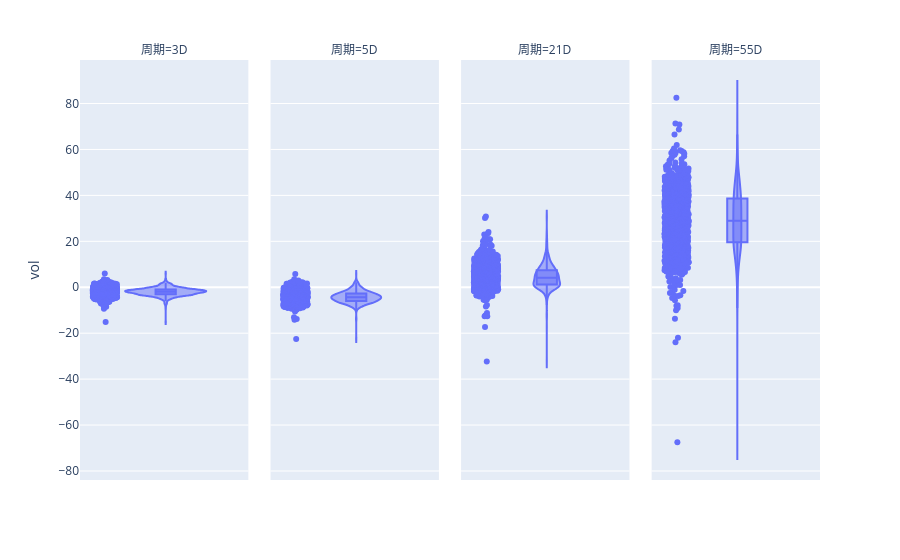

The cell this chart's notebook holds for it:
### Code cell
fig = px.violin(df,y='vol',box=True,points='all',hover_name=df.IndexCode+' : '+df.IndexName,facet_col='周期',facet_col_spacing=0.03,violinmode='overlay')
fig.show()

### Figure 1 — Plotly figure (JSON) as saved in the notebook; plotly's stock layout.template omitted (floating-point values rounded to 4 significant figures; data arrays with more than 128 entries replaced by an {"elided": "..."} marker saying what was removed)
{"data": [{"alignmentgroup": "True", "box": {"visible": true}, "hovertemplate": "<b>%{hovertext}</b><br><br>周期=3D<br>vol=%{y}<extra></extra>", "hovertext": {"elided": "1013 str values"}, "legendgroup": "", "marker": {"color": "#636efa"}, "name": "", "offsetgroup": "", "orientation": "v", "points": "all", "scalegroup": "True", "showlegend": false, "type": "violin", "x0": " ", "xaxis": "x", "y": {"elided": "1013 float values"}, "y0": " ", "yaxis": "y"}, {"alignmentgroup": "True", "box": {"visible": true}, "hovertemplate": "<b>%{hovertext}</b><br><br>周期=5D<br>vol=%{y}<extra></extra>", "hovertext": {"elided": "1013 str values"}, "legendgroup": "", "marker": {"color": "#636efa"}, "name": "", "offsetgroup": "", "orientation": "v", "points": "all", "scalegroup": "True", "showlegend": false, "type": "violin", "x0": " ", "xaxis": "x2", "y": {"elided": "1013 float values"}, "y0": " ", "yaxis": "y2"}, {"alignmentgroup": "True", "box": {"visible": true}, "hovertemplate": "<b>%{hovertext}</b><br><br>周期=21D<br>vol=%{y}<extra></extra>", "hovertext": {"elided": "1013 str values"}, "legendgroup": "", "marker": {"color": "#636efa"}, "name": "", "offsetgroup": "", "orientation": "v", "points": "all", "scalegroup": "True", "showlegend": false, "type": "violin", "x0": " ", "xaxis": "x3", "y": {"elided": "1013 float values"}, "y0": " ", "yaxis": "y3"}, {"alignmentgroup": "True", "box": {"visible": true}, "hovertemplate": "<b>%{hovertext}</b><br><br>周期=55D<br>vol=%{y}<extra></extra>", "hovertext": {"elided": "1013 str values"}, "legendgroup": "", "marker": {"color": "#636efa"}, "name": "", "offsetgroup": "", "orientation": "v", "points": "all", "scalegroup": "True", "showlegend": false, "type": "violin", "x0": " ", "xaxis": "x4", "y": {"elided": "1013 float values"}, "y0": " ", "yaxis": "y4"}], "layout": {"annotations": [{"font": {}, "showarrow": false, "text": "周期=3D", "x": 0.1138, "xanchor": "center", "xref": "paper", "y": 1, "yanchor": "bottom", "yref": "paper"}, {"font": {}, "showarrow": false, "text": "周期=5D", "x": 0.3712, "xanchor": "center", "xref": "paper", "y": 1, "yanchor": "bottom", "yref": "paper"}, {"font": {}, "showarrow": false, "text": "周期=21D", "x": 0.6288, "xanchor": "center", "xref": "paper", "y": 1, "yanchor": "bottom", "yref": "paper"}, {"font": {}, "showarrow": false, "text": "周期=55D", "x": 0.8862, "xanchor": "center", "xref": "paper", "y": 1, "yanchor": "bottom", "yref": "paper"}], "legend": {"tracegroupgap": 0}, "margin": {"t": 60}, "violinmode": "overlay", "xaxis": {"anchor": "y", "domain": [0, 0.2275]}, "xaxis2": {"anchor": "y2", "domain": [0.2575, 0.485], "matches": "x"}, "xaxis3": {"anchor": "y3", "domain": [0.515, 0.7425], "matches": "x"}, "xaxis4": {"anchor": "y4", "domain": [0.7725, 1], "matches": "x"}, "yaxis": {"anchor": "x", "domain": [0, 1], "title": {"text": "vol"}}, "yaxis2": {"anchor": "x2", "domain": [0, 1], "matches": "y", "showticklabels": false}, "yaxis3": {"anchor": "x3", "domain": [0, 1], "matches": "y", "showticklabels": false}, "yaxis4": {"anchor": "x4", "domain": [0, 1], "matches": "y", "showticklabels": false}}}
